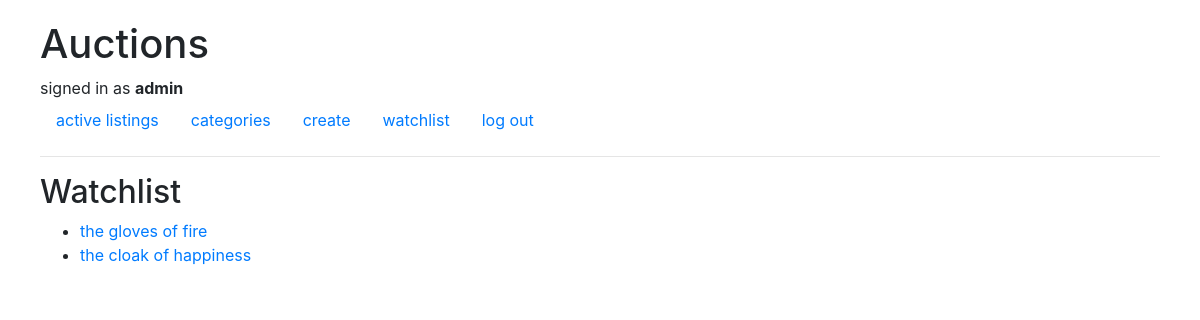
The page /watchlist/m/ (signed in) on the database its author committed.
### auctions/models.py (models this page shows)
class User(AbstractUser):
    pass

class Watchlist(models.Model):
    watchlist_user = models.CharField(max_length=64)
    watchlist_title = models.CharField(max_length=64)

### auctions/views.py (the view)
# urls.py: path("watchlist/<str:username>/", views.watchlist_view, name="watchlist"),
def watchlist_view(request, username):
    if request.method == "POST" and request.POST["watchlist_title"]:
        watchlist_title = request.POST["watchlist_title"]
        watchlist_username = request.POST["watchlist_username"]
        watchlist_check = Watchlist.objects.filter(watchlist_user = username, watchlist_title = watchlist_title)
        if (not watchlist_check ):
            watch_item = Watchlist(watchlist_user = watchlist_username, watchlist_title = watchlist_title)
            watch_item.save()
        return render(request, "auctions/watchlist.html", {
            "watchlist": Watchlist.objects.filter(watchlist_user = watchlist_username)
        })
    else:
        return render(request, "auctions/watchlist.html", {
            "watchlist": Watchlist.objects.filter(watchlist_user = username)
        })

### auctions/templates/auctions/watchlist.html
{% extends "auctions/layout.html" %}
{% block body %}
    <h2>Watchlist</h2>
    <ul>
    {% for item in watchlist %}
        <li> <a href="{% url 'listing' item.watchlist_title %}">{{ item.watchlist_title }} </a> </li>
    {% endfor %}
    </ul>
{% endblock %}

### auctions/templates/auctions/layout.html (shortened to what this page needs)
{% load static %}
<!DOCTYPE html>
<html lang="en">
    <head>
        <link rel="stylesheet" href="https://stackpath.bootstrapcdn.com/bootstrap/4.4.1/css/bootstrap.min.css">
        <link href="{% static 'auctions/styles.css' %}" rel="stylesheet">
    </head>
    <body>
        <h1>Auctions</h1>
        <div>
            {% if user.is_authenticated %}
                signed in as <strong>{{ user.username }}</strong>
            {% else %}
                Not signed in.
            {% endif %}
        </div>
        <ul class="nav">
            <li class="nav-item">
                <a class="nav-link" href="{% url 'index' %}">active listings</a>
            </li>
            <li class="nav-item">
                <a class="nav-link" href="{% url 'categories' %}">categories</a>
            </li>
            {% if user.is_authenticated %}
                <li class="nav-item">
                    <a class="nav-link" href="{% url 'create' %}">create</a>
                </li>
                <li class="nav-item">
                    <a class="nav-link" href="{% url 'watchlist' user.username %}">watchlist</a>
                </li>
                <li class="nav-item">
                    <a class="nav-link" href="{% url 'logout' %}">log out</a>
                </li>
            {% endif %}
        </ul>
        <hr>
        {% block body %}
        {% endblock %}
    </body>
</html>

### auctions/static/auctions/styles.css (style rules this page uses)
body { margin: 20px 40px; }

### rows shown on the page
User: username "admin"
Watchlist: watchlist_title "the gloves of fire"
Watchlist: watchlist_title "the cloak of happiness"
